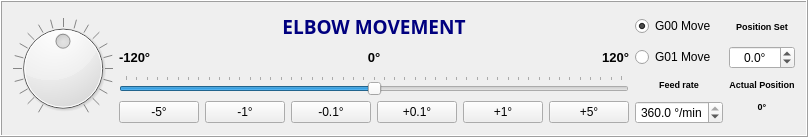
            <widget class="QFrame" name="elbow_frame">
             <property name="frameShape">
              <enum>QFrame::Box</enum>
             </property>
             <property name="frameShadow">
              <enum>QFrame::Raised</enum>
             </property>
             <layout class="QGridLayout" name="gridLayout_3">
              <item row="3" column="7" rowspan="2" colspan="2">
               <widget class="QDoubleSpinBox" name="elbow_spinbox">
                <property name="alignment">
                 <set>Qt::AlignCenter</set>
                </property>
                <property name="specialValueText">
                 <string/>
                </property>
                <property name="accelerated">
                 <bool>false</bool>
                </property>
                <property name="prefix">
                 <string/>
                </property>
                <property name="suffix">
                 <string> °/min</string>
                </property>
                <property name="decimals">
                 <number>1</number>
                </property>
                <property name="minimum">
                 <double>0.000000000000000</double>
                </property>
                <property name="maximum">
                 <double>360.000000000000000</double>
                </property>
                <property name="singleStep">
                 <double>0.100000000000000</double>
                </property>
                <property name="value">
                 <double>360.000000000000000</double>
                </property>
               </widget>
              </item>
              <item row="1" column="9">
               <widget class="QDoubleSpinBox" name="elbow_spinbox_2">
                <property name="alignment">
                 <set>Qt::AlignCenter</set>
                </property>
                <property name="accelerated">
                 <bool>false</bool>
                </property>
                <property name="suffix">
                 <string>°</string>
                </property>
                <property name="decimals">
                 <number>1</number>
                </property>
                <property name="minimum">
                 <double>-120.000000000000000</double>
                </property>
                <property name="maximum">
                 <double>120.000000000000000</double>
                </property>
                <property name="singleStep">
                 <double>0.100000000000000</double>
                </property>
               </widget>
              </item>
              <item row="2" column="7" colspan="2">
               <widget class="QLabel" name="elbow_label_vel">
                <property name="text">
                 <string>&lt;html&gt;&lt;head/&gt;&lt;body&gt;&lt;p&gt;&lt;span style=&quot; font-size:7pt; font-weight:600;&quot;&gt;Feed rate&lt;/span&gt;&lt;/p&gt;&lt;/body&gt;&lt;/html&gt;</string>
                </property>
                <property name="alignment">
                 <set>Qt::AlignCenter</set>
                </property>
               </widget>
              </item>
              <item row="3" column="5" rowspan="2">
               <widget class="QPushButton" name="elbow_pushbutton5">
                <property name="cursor">
                 <cursorShape>PointingHandCursor</cursorShape>
                </property>
                <property name="text">
                 <string>+1°</string>
                </property>
               </widget>
              </item>
              <item row="2" column="9">
               <widget class="QLabel" name="elbow_labelact">
                <property name="text">
                 <string>&lt;html&gt;&lt;head/&gt;&lt;body&gt;&lt;p&gt;&lt;span style=&quot; font-size:7pt; font-weight:600;&quot;&gt;Actual Position&lt;/span&gt;&lt;/p&gt;&lt;/body&gt;&lt;/html&gt;</string>
                </property>
                <property name="alignment">
                 <set>Qt::AlignCenter</set>
                </property>
               </widget>
              </item>
              <item row="1" column="1">
               <widget class="QLabel" name="elbow_label_90">
                <property name="text">
                 <string>&lt;html&gt;&lt;head/&gt;&lt;body&gt;&lt;p&gt;&lt;span style=&quot; font-size:10pt; font-weight:600;&quot;&gt;-120°&lt;/span&gt;&lt;/p&gt;&lt;/body&gt;&lt;/html&gt;</string>
                </property>
               </widget>
              </item>
              <item row="3" column="3" rowspan="2">
               <widget class="QPushButton" name="elbow_pushbutton3">
                <property name="cursor">
                 <cursorShape>PointingHandCursor</cursorShape>
                </property>
                <property name="text">
                 <string>-0.1°</string>
                </property>
               </widget>
              </item>
              <item row="0" column="9">
               <widget class="QLabel" name="elbow_labelset">
                <property name="text">
                 <string>&lt;html&gt;&lt;head/&gt;&lt;body&gt;&lt;p&gt;&lt;span style=&quot; font-size:7pt; font-weight:600;&quot;&gt;Position Set&lt;/span&gt;&lt;/p&gt;&lt;/body&gt;&lt;/html&gt;</string>
                </property>
                <property name="alignment">
                 <set>Qt::AlignCenter</set>
                </property>
               </widget>
              </item>
              <item row="3" column="1" rowspan="2">
               <widget class="QPushButton" name="elbow_pushbutton1">
                <property name="cursor">
                 <cursorShape>PointingHandCursor</cursorShape>
                </property>
                <property name="text">
                 <string>-5°</string>
                </property>
               </widget>
              </item>
              <item row="1" column="6">
               <widget class="QLabel" name="elbow_label90">
                <property name="text">
                 <string>&lt;html&gt;&lt;head/&gt;&lt;body&gt;&lt;p&gt;&lt;span style=&quot; font-size:10pt; font-weight:600;&quot;&gt;120°&lt;/span&gt;&lt;/p&gt;&lt;/body&gt;&lt;/html&gt;</string>
                </property>
                <property name="alignment">
                 <set>Qt::AlignRight|Qt::AlignTrailing|Qt::AlignVCenter</set>
                </property>
               </widget>
              </item>
              <item row="1" column="3" colspan="2">
               <widget class="QLabel" name="elbow_label0">
                <property name="text">
                 <string>&lt;html&gt;&lt;head/&gt;&lt;body&gt;&lt;p&gt;&lt;span style=&quot; font-size:10pt; font-weight:600;&quot;&gt; 0°&lt;/span&gt;&lt;/p&gt;&lt;/body&gt;&lt;/html&gt;</string>
                </property>
                <property name="alignment">
                 <set>Qt::AlignCenter</set>
                </property>
               </widget>
              </item>
              <item row="1" column="7" colspan="2">
               <widget class="QRadioButton" name="elbow_radiobutton2">
                <property name="text">
                 <string>G01 Move</string>
                </property>
               </widget>
              </item>
              <item row="3" column="2" rowspan="2">
               <widget class="QPushButton" name="elbow_pushbutton2">
                <property name="cursor">
                 <cursorShape>PointingHandCursor</cursorShape>
                </property>
                <property name="text">
                 <string>-1°</string>
                </property>
               </widget>
              </item>
              <item row="3" column="9">
               <widget class="QLabel" name="elbow_labelactvalue">
                <property name="text">
                 <string>&lt;html&gt;&lt;head/&gt;&lt;body&gt;&lt;p&gt;&lt;span style=&quot; font-size:7pt; font-weight:600;&quot;&gt;0°&lt;/span&gt;&lt;/p&gt;&lt;/body&gt;&lt;/html&gt;</string>
                </property>
                <property name="alignment">
                 <set>Qt::AlignCenter</set>
                </property>
               </widget>
              </item>
              <item row="2" column="1" colspan="6">
               <widget class="QSlider" name="elbow_slider">
                <property name="cursor">
                 <cursorShape>SizeHorCursor</cursorShape>
                </property>
                <property name="minimum">
                 <number>-1200</number>
                </property>
                <property name="maximum">
                 <number>1200</number>
                </property>
                <property name="singleStep">
                 <number>1</number>
                </property>
                <property name="value">
                 <number>0</number>
                </property>
                <property name="orientation">
                 <enum>Qt::Horizontal</enum>
                </property>
                <property name="tickPosition">
                 <enum>QSlider::TicksAbove</enum>
                </property>
                <property name="tickInterval">
                 <number>50</number>
                </property>
               </widget>
              </item>
              <item row="0" column="1" colspan="6">
               <widget class="QLabel" name="elbow_label">
                <property name="font">
                 <font>
                  <family>BankGothic Md BT</family>
                  <pointsize>13</pointsize>
                  <weight>75</weight>
                  <italic>false</italic>
                  <bold>true</bold>
                  <underline>false</underline>
                  <strikeout>false</strikeout>
                  <kerning>true</kerning>
                 </font>
                </property>
                <property name="text">
                 <string>&lt;html&gt;&lt;head/&gt;&lt;body&gt;&lt;p&gt;&lt;span style=&quot; font-size:14pt; font-weight:600; color:#00007f;&quot;&gt;ELBOW MOVEMENT&lt;/span&gt;&lt;/p&gt;&lt;/body&gt;&lt;/html&gt;</string>
                </property>
                <property name="alignment">
                 <set>Qt::AlignCenter</set>
                </property>
               </widget>
              </item>
              <item row="3" column="4" rowspan="2">
               <widget class="QPushButton" name="elbow_pushbutton4">
                <property name="cursor">
                 <cursorShape>PointingHandCursor</cursorShape>
                </property>
                <property name="text">
                 <string>+0.1°</string>
                </property>
               </widget>
              </item>
              <item row="3" column="6" rowspan="2">
               <widget class="QPushButton" name="elbow_pushbutton6">
                <property name="cursor">
                 <cursorShape>PointingHandCursor</cursorShape>
                </property>
                <property name="text">
                 <string>+5°</string>
                </property>
               </widget>
              </item>
              <item row="0" column="7" colspan="2">
               <widget class="QRadioButton" name="elbow_radiobutton1">
                <property name="text">
                 <string>G00 Move</string>
                </property>
                <property name="checked">
                 <bool>true</bool>
                </property>
               </widget>
              </item>
              <item row="0" column="0" rowspan="5">
               <widget class="QDial" name="elbow_dial">
                <property name="cursor">
                 <cursorShape>ClosedHandCursor</cursorShape>
                </property>
                <property name="minimum">
                 <number>-1200</number>
                </property>
                <property name="maximum">
                 <number>1200</number>
                </property>
                <property name="invertedAppearance">
                 <bool>false</bool>
                </property>
                <property name="invertedControls">
                 <bool>false</bool>
                </property>
                <property name="wrapping">
                 <bool>false</bool>
                </property>
                <property name="notchTarget">
                 <double>50.000000000000000</double>
                </property>
                <property name="notchesVisible">
                 <bool>true</bool>
                </property>
               </widget>
              </item>
             </layout>
            </widget>
